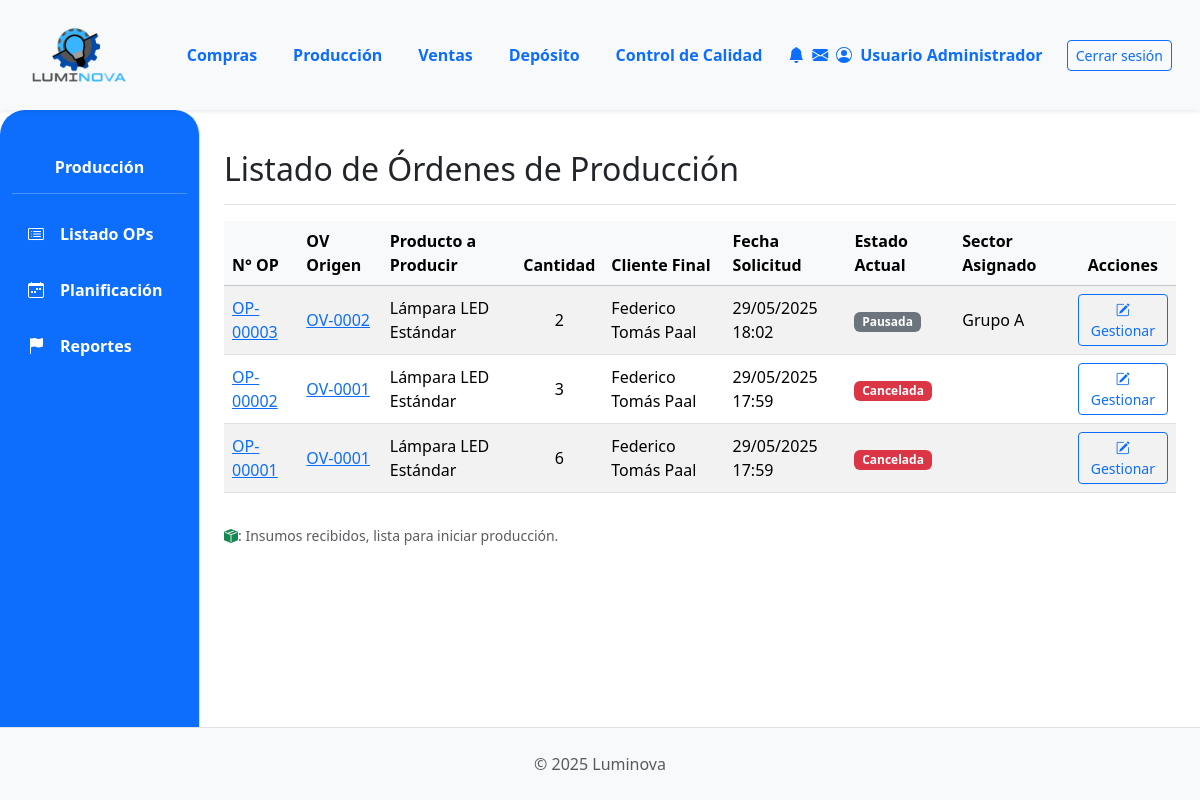
Before: /produccion/ (signed in) with the older database file.
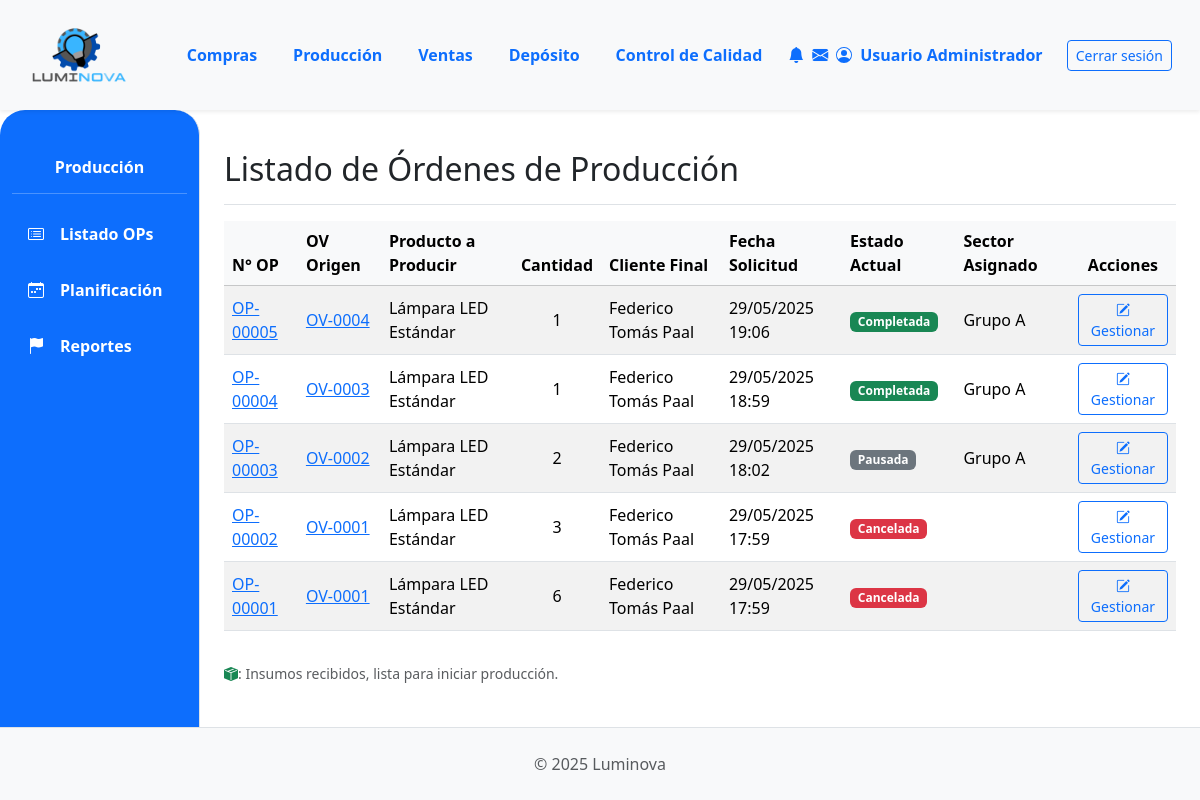
After: the same page with the newer database file.
### App_LUMINOVA/models.py (models this page shows, shortened)
class OrdenProduccion(models.Model):
    numero_op = models.CharField(max_length=20, unique=True, verbose_name="N° Orden de Producción") # Cambiado de numero_orden
    orden_venta_origen = models.ForeignKey(OrdenVenta, on_delete=models.SET_NULL, null=True, blank=True, related_name='ops_generadas')
    producto_a_producir = models.ForeignKey(ProductoTerminado, on_delete=models.PROTECT, related_name="ordenes_produccion") # Cambiado related_name
    cantidad_a_producir = models.PositiveIntegerField() # Cambiado de cantidad_prod
    estado_op = models.ForeignKey(EstadoOrden, on_delete=models.SET_NULL, null=True, blank=True, related_name='ops_estado')
    estado_op = models.ForeignKey(EstadoOrden, on_delete=models.SET_NULL, null=True, blank=True, related_name='ops_estado') # Cambiado related_name
    fecha_solicitud = models.DateTimeField(default=timezone.now) # Añadido
    fecha_inicio_real = models.DateTimeField(null=True, blank=True)
    fecha_inicio_planificada = models.DateField(null=True, blank=True) # Cambiado de fecha_inicio
    fecha_fin_real = models.DateTimeField(null=True, blank=True)
    fecha_fin_planificada = models.DateField(null=True, blank=True) # Añadido
    sector_asignado_op = models.ForeignKey(SectorAsignado, on_delete=models.SET_NULL, null=True, blank=True, related_name='ops_sector') # Cambiado related_name
    notas = models.TextField(null=True, blank=True, verbose_name='Notas') # Añadido
    def get_estado_op_display(self): # Nombre del método que estás intentando llamar
        if self.estado_op:
            return self.estado_op.nombre
        return "Sin Estado Asignado"

class OrdenVenta(models.Model): # NUEVO: Específico para Ventas
    ESTADO_CHOICES = [
        ('PENDIENTE', 'Pendiente Confirmación'),
        ('CONFIRMADA', 'Confirmada (Esperando Producción)'),
        ('INSUMOS_SOLICITADOS', 'Insumos Solicitados'),
        ('PRODUCCION_INICIADA', 'Producción Iniciada'), # NUEVO
        ('PRODUCCION_PARCIAL', 'Producción Parcial'), # Opcional
        ('PRODUCCION_CON_PROBLEMAS', 'Producción con Problemas'), # NUEVO
        ('LISTA_ENTREGA', 'Lista para Entrega'),
        ('COMPLETADA', 'Completada/Entregada'),
        ('CANCELADA', 'Cancelada'),
    ]
    numero_ov = models.CharField(max_length=20, unique=True, verbose_name="N° Orden de Venta")
    cliente = models.ForeignKey(Cliente, on_delete=models.PROTECT, related_name="ordenes_venta")
    fecha_creacion = models.DateTimeField(default=timezone.now)
    estado = models.CharField(max_length=50, choices=ESTADO_CHOICES, default='PENDIENTE')
    total_ov = models.DecimalField(max_digits=12, decimal_places=2, default=0.00, verbose_name="Total OV")
    notas = models.TextField(blank=True, null=True)

class ProductoTerminado(models.Model):
    descripcion = models.CharField(max_length=255) # Aumentado max_length
    categoria = models.ForeignKey(CategoriaProductoTerminado, on_delete=models.PROTECT, related_name='productos_terminados')
    precio_unitario = models.DecimalField(max_digits=10, decimal_places=2, default=0.00)
    stock = models.IntegerField(default=0)
    modelo = models.CharField(max_length=50, blank=True, null=True)
    potencia = models.IntegerField(blank=True, null=True)
    acabado = models.CharField(max_length=50, blank=True, null=True)
    color_luz = models.CharField(max_length=50, blank=True, null=True)
    material = models.CharField(max_length=50, blank=True, null=True)
    imagen = models.ImageField(null=True, blank=True, upload_to='productos_terminados/')

class Cliente(models.Model):
    nombre = models.CharField(max_length=150, unique=True) # Aumentado max_length
    direccion = models.TextField(blank=True)
    telefono = models.CharField(max_length=25, blank=True) # Aumentado max_length
    email = models.EmailField(unique=True, null=True, blank=True)

class EstadoOrden(models.Model): # Renombrar a EstadoOrdenProduccion o similar si es solo para OP
    nombre = models.CharField(max_length=50, unique=True) # Ej: Pendiente, En Proceso, Terminado

class SectorAsignado(models.Model): # También, si es para OP, `SectorProduccion` sería más claro.
    nombre = models.CharField(max_length=50, unique=True) # Ej: Grupo A, Taller Principal

### App_LUMINOVA/views.py (the view)
# urls.py: path('produccion/', produccion_lista_op_view, name='produccion_principal'), # La lista de OPs es la vista principal
@login_required
def produccion_lista_op_view(request):
    ordenes_prod = OrdenProduccion.objects.select_related(
        'producto_a_producir__categoria',
        'orden_venta_origen__cliente', # Para obtener el cliente
        'estado_op', # Nombre del campo en tu modelo OP
        'sector_asignado_op'  # Nombre del campo en tu modelo OP
    ).order_by('-fecha_solicitud')
    context = {
        'ordenes_produccion_list': ordenes_prod,
        'titulo_seccion': 'Listado de Órdenes de Producción',
        'form_update_op': OrdenProduccionUpdateForm(), # Para el modal de edición
    }
    return render(request, 'produccion/produccion_lista_op.html', context)

### App_LUMINOVA/templates/produccion/produccion_lista_op.html (shortened to what this page needs)
{% extends 'padre.html' %}
{% load static %}
{% load django_bootstrap5 %}
{% block sidebar_content %}
    {% include 'produccion/produccion_sidebar.html' %}
{% endblock %}
{% block content %}
<div class="d-flex justify-content-between flex-wrap flex-md-nowrap align-items-center pt-3 pb-2 mb-3 border-bottom">
    <h1 class="h2">{{ titulo_seccion }}</h1>
</div>
<div class="table-responsive mt-3">
    <table class="table table-striped table-hover align-middle">
        <thead class="table-light">
            <tr>
                <th>N° OP</th>
                <th>OV Origen</th>
                <th>Producto a Producir</th>
                <th class="text-center">Cantidad</th>
                <th>Cliente Final</th>
                <th>Fecha Solicitud</th>
                <th>Estado Actual</th>
                <th>Sector Asignado</th>
                <th class="text-center">Acciones</th>
            </tr>
        </thead>
        <tbody>
            {% for op in ordenes_produccion_list %}
            <tr id="op-{{ op.id }}"
                class="{% if op.estado_op and op.estado_op.nombre|lower == 'insumos recibidos' %}table-info-light{% endif %}">
                <td><a href="{% url 'App_LUMINOVA:produccion_detalle_op' op.id %}">{{ op.numero_op }}</a></td>
                <td>
                    {% if op.orden_venta_origen %}
                        <a href="{% url 'App_LUMINOVA:ventas_detalle_ov' op.orden_venta_origen.id %}">{{ op.orden_venta_origen.numero_ov }}</a>
                    {% else %}
                        N/A (Manual)
                    {% endif %}
                </td>
                <td>{{ op.producto_a_producir.descripcion|truncatechars:30|default:"PRODUCTO NO ASIGNADO" }}</td>
                <td class="text-center">{{ op.cantidad_a_producir }}</td>
                <td>{{ op.orden_venta_origen.cliente.nombre|default_if_none:"N/A" }}</td>
                <td>{{ op.fecha_solicitud|date:"d/m/Y H:i" }}</td>
                <td>
                    <span class="badge
                        {% if op.estado_op.nombre.lower == 'pendiente' %}bg-warning text-dark
                        {% elif op.estado_op.nombre.lower == 'insumos solicitados' %}bg-info text-dark
                        {% elif op.estado_op.nombre.lower == 'insumos recibidos' %}bg-primary-subtle text-primary-emphasis border border-primary-subtle
                        {% elif op.estado_op.nombre.lower == 'producción iniciada' %}bg-primary
                        {% elif op.estado_op.nombre.lower == 'en proceso' %}bg-primary
                        {% elif op.estado_op.nombre.lower == 'producción parcial' %}bg-info-subtle text-info-emphasis border border-info-subtle
                        {% elif op.estado_op.nombre.lower == 'pausada' %}bg-secondary
                        {% elif op.estado_op.nombre.lower == 'completada' %}bg-success
                        {% elif op.estado_op.nombre.lower == 'cancelada' %}bg-danger
                        {% else %}bg-light text-dark{% endif %}">
                        {{ op.get_estado_op_display }}
                    </span>
                </td>
                <td>{{ op.sector_asignado_op.nombre|default_if_none:"No asignado" }}</td>
                <td class="text-center">
                    <a href="{% url 'App_LUMINOVA:produccion_detalle_op' op.id %}" class="btn btn-sm btn-outline-primary" title="Ver/Gestionar OP {{ op.numero_op }}">
                        <i class="bi bi-pencil-square"></i> <span class="d-none d-lg-inline">Gestionar</span>
                    </a>
                </td>
            </tr>
            {% empty %}
            <tr>
                <td colspan="9" class="text-center fst-italic text-muted">No hay órdenes de producción registradas.</td>
            </tr>
            {% endfor %}
        </tbody>
    </table>
</div>
<div class="mt-3 small text-muted">
    <p>
        <i class="bi bi-box-seam-fill text-success"></i>: Insumos recibidos, lista para iniciar producción.
    </p>
</div>
{% endblock %}

### App_LUMINOVA/templates/padre.html (shortened to what this page needs)
{% load static %}
{% load django_bootstrap5 %}
<!DOCTYPE html>
<html lang="es">
<head>
    {% bootstrap_css %}
    <link rel="stylesheet" href="{% static 'css/custom.css' %}">
    <link rel="stylesheet" href="https://cdn.jsdelivr.net/npm/bootstrap-icons@1.11.3/font/bootstrap-icons.min.css">
</head>
<body>
    <header class="site-header">
        {% include 'shared/header.html' %}
    </header>
    <div class="container-fluid content-area">
        <div class="row">
            {% block sidebar_content %}{% endblock %}
            <main class="col-md-9 ms-sm-auto col-lg-10 px-md-4 py-4 main-column">
                {% block content %}{% endblock %}
            </main>
        </div>
    </div>
    <footer class="site-footer">
        {% include 'shared/footer.html' %}
    </footer>
</body>
</html>

### App_LUMINOVA/templates/shared/header.html (shortened to what this page needs)
{% load static %}
<header>
    <nav class="navbar navbar-expand-lg navbar-light bg-light shadow-sm p-0">
        <div class="container-fluid d-flex align-items-center">
            <div class="col-md-3 col-lg-1">
                <a class="navbar-brand d-flex align-items-center ms-3" href="{% url 'App_LUMINOVA:dashboard' %}">
                    <img src="{% static 'img/logo.png' %}" alt="Luminova Logo" height="100" width="100" class="d-inline-block align-text-top me-2">
                </a>
            </div>
            <div class="collapse navbar-collapse" id="navbarContent" style="padding-left: 5%;">
                <ul class="navbar-nav mb-2 mb-lg-0 d-flex justify-content-around w-100">
                    <li class="nav-item"><a class="nav-link text-primary fw-bold" href="{% url 'App_LUMINOVA:compras_lista_oc' %} ">Compras</a></li>
                    <li class="nav-item"><a class="nav-link text-primary fw-bold" href="{% url 'App_LUMINOVA:produccion_principal' %}">Producción</a></li>
                    <li class="nav-item"><a class="nav-link text-primary fw-bold" href="{% url 'App_LUMINOVA:ventas_lista_ov' %}">Ventas</a></li>
                    <li class="nav-item"><a class="nav-link text-primary fw-bold" href="{% url 'App_LUMINOVA:deposito_view' %}">Depósito</a></li>
                    <li class="nav-item"><a class="nav-link text-primary fw-bold" href="{% url 'App_LUMINOVA:control_calidad_view' %}">Control de Calidad</a></li>
                </ul>
                <div class="navbar-nav ms-auto align-items-center me-3 mb-2 mb-lg-0 d-flex flex-row">
                    <div class="d-flex flex-row align-items-center flex-nowrap">
                        <span class="nav-link text-primary d-flex align-items-center me-2" style="white-space: nowrap;">
                            <i class="bi bi-bell-fill me-2 align-self-center"></i>
                            <i class="bi bi-envelope-fill me-2 align-self-center"></i>
                            <span class="d-none d-lg-inline align-self-center me-2  fw-bold">Usuario Administrador</span>
                        </span>
                        <a class="btn btn-outline-primary btn-sm align-self-center" style="white-space: nowrap;" href="{% url 'App_LUMINOVA:login' %}">Cerrar sesión</a>
                    </div>
                </div>
            </div>
        </div>
    </nav>
</header>

### App_LUMINOVA/templates/produccion/produccion_sidebar.html
{% load static %}
{% url 'App_LUMINOVA:produccion_lista_op' as url_produccion_lista_op %}
{% url 'App_LUMINOVA:planificacion_produccion' as url_planificacion %}
{% url 'App_LUMINOVA:reportes_produccion' as url_reportes %}
<nav id="sidebarMenu" class="col-md-3 col-lg-2 d-md-block bg-primary sidebar collapse border-end vh-100" style="border-top-left-radius: 25px; border-top-right-radius: 25px;">
    <div class="position-sticky pt-4">
        <h6 class="sidebar-heading d-flex justify-content-center align-items-center px-3 mt-4 mb-1 text-white fw-bold">
            <span>Producción</span>
        </h6>
        <hr class="text-white">
        <ul class="nav flex-column">
            <li class="nav-item">
                <a class="nav-link text-white fw-bold custom-active-button d-flex align-items-center
                   {% if request.resolver_match.url_name == 'produccion_lista_op' or request.resolver_match.url_name == 'produccion_detalle_op' %}active{% endif %}"
                   aria-current="page" href="{{ url_produccion_lista_op }}">
                    <i class="bi bi-card-list"></i> <span class="ms-2">Listado OPs</span>
                </a>
            </li>
            <li class="nav-item mt-2">
                <a class="nav-link text-white fw-bold custom-active-button d-flex align-items-center
                   {% if request.resolver_match.url_name == 'planificacion_produccion' %}active{% endif %}"
                   href="{{ url_planificacion }}">
                    <i class="bi bi-calendar-week"></i> <span class="ms-2">Planificación</span>
                </a>
            </li>
            <li class="nav-item mt-2">
                <a class="nav-link text-white fw-bold custom-active-button d-flex align-items-center
                   {% if request.resolver_match.url_name == 'reportes_produccion' %}active{% endif %}"
                   href="{{ url_reportes }}">
                    <i class="bi bi-flag-fill"></i> <span class="ms-2">Reportes</span>
                </a>
            </li>
        </ul>
    </div>
</nav>

### App_LUMINOVA/templates/shared/footer.html
<footer class="text-center py-4 border-top bg-light">
    <div class="container">
    <span class="text-muted">&copy; 2025 Luminova</span>
    </div>
</footer>

### App_LUMINOVA/static/css/custom.css (style rules this page uses)
html, body { height: 100%; margin: 0; }
body { display: flex; flex-direction: column; min-height: 100vh; }
header.site-header { flex-shrink: 0; }
.content-area { flex-grow: 1; display: flex; overflow: hidden; }
.content-area>.row { flex-grow: 1; }
#sidebarMenu { align-self: stretch; overflow-y: auto; display: flex; flex-direction: column; }
#sidebarMenu .position-sticky { flex-grow: 1; }
main.main-column { flex-grow: 1; overflow-y: auto; height: 100%; }
footer.site-footer { flex-shrink: 0; }
.sidebar .nav-link.custom-active-button { display: block; padding: 0.5rem 1rem; margin: 0.25rem 0; border-radius: 25px; }
.sidebar .nav-link i { margin-right: 0.5rem; }

Changed rows visible on the page:
added OrdenProduccion: numero_op "OP-00005", orden_venta_origen.numero_ov "OV-0004", producto_a_producir.descripcion "Lámpara LED Estándar", cantidad_a_producir "1", orden_venta_origen.cliente.nombre "Federico Tomás Paal", fecha_solicitud "29/05/2025 19:06", estado_op "Completada", sector_asignado_op.nombre "Grupo A"
added OrdenProduccion: numero_op "OP-00004", orden_venta_origen.numero_ov "OV-0003", producto_a_producir.descripcion "Lámpara LED Estándar", cantidad_a_producir "1", orden_venta_origen.cliente.nombre "Federico Tomás Paal", fecha_solicitud "29/05/2025 18:59", estado_op "Completada", sector_asignado_op.nombre "Grupo A"
